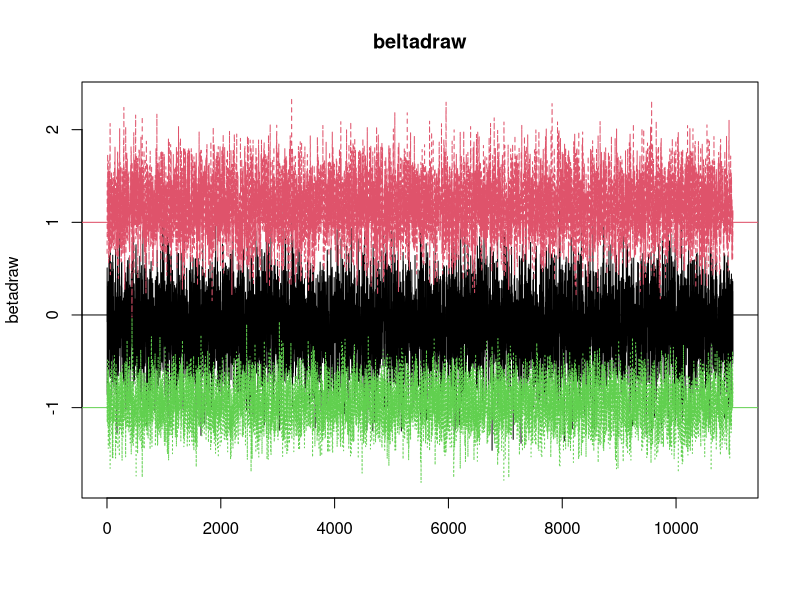

This chart was generated by the following R code:
#setwd("X:/RMM")
options(encoding="UTF-8")
rm(list=ls())
set.seed(555)
## 2項プロビットモデルのデータの発生

simbprobit = function(X, beta){
  y=ifelse((X%*%beta + rnorm(nrow(X))) < 0, 0, 1)
  list(X=X, y=y, beta=beta)
}

nobs <-200
X <- cbind(rep(1,nobs), runif(nobs), runif(nobs))
beta <- c(0, 1, -1)
nvar <- ncol(X)
simout <- simbprobit(X, beta)

X <- simout$X
y <- simout$y


## 2項プロビットモデルのベイズ推定
rtnorm <- function(mu, sigma, a, b){
  FA <- pnorm(a, mu, sigma)
  FB <- pnorm(b, mu, sigma)
  return(qnorm(runif(length(mu)) * (FB - FA) + FA, mu, sigma))
}

nobs <- length(y)
nvar <- ncol(X)
a <- ifelse(y==0, -100, 0)
b <- ifelse(y==0, 0, 100)

## 事前分布のパラメタ
A <- 0.01 * diag(nvar) ## AはB_0の逆数
b0 <- matrix(0, nrow=nvar, ncol=1)

XpX <- crossprod(X)

ndraw <- 11000

## 初期値の設定
beta <- matrix(0, nrow=nvar, ncol=1)
sigma <- 1.0
betadraw <- array(double(ndraw*nvar), dim=c(ndraw,nvar))

for(nd in 1:ndraw){
  old.beta <- beta
  ## zのサンプリング
  z <- rtnorm(X%*%beta, sigma, a, b)
  
  ## betaのサンプリング
  Xpz <- crossprod(X,z)
  IB <- solve(XpX + A)
  btilde <- IB %*% (Xpz + A%*% b0)
  beta <- btilde + chol(IB) %*% rnorm(nvar)
  betadraw[nd,] <- t(beta)
}

matplot(betadraw, type="l", main="beltadraw")
abline(a=0, b=0, col=1)
abline(a=1, b=0, col=2)
abline(a=-1, b=0, col=3)